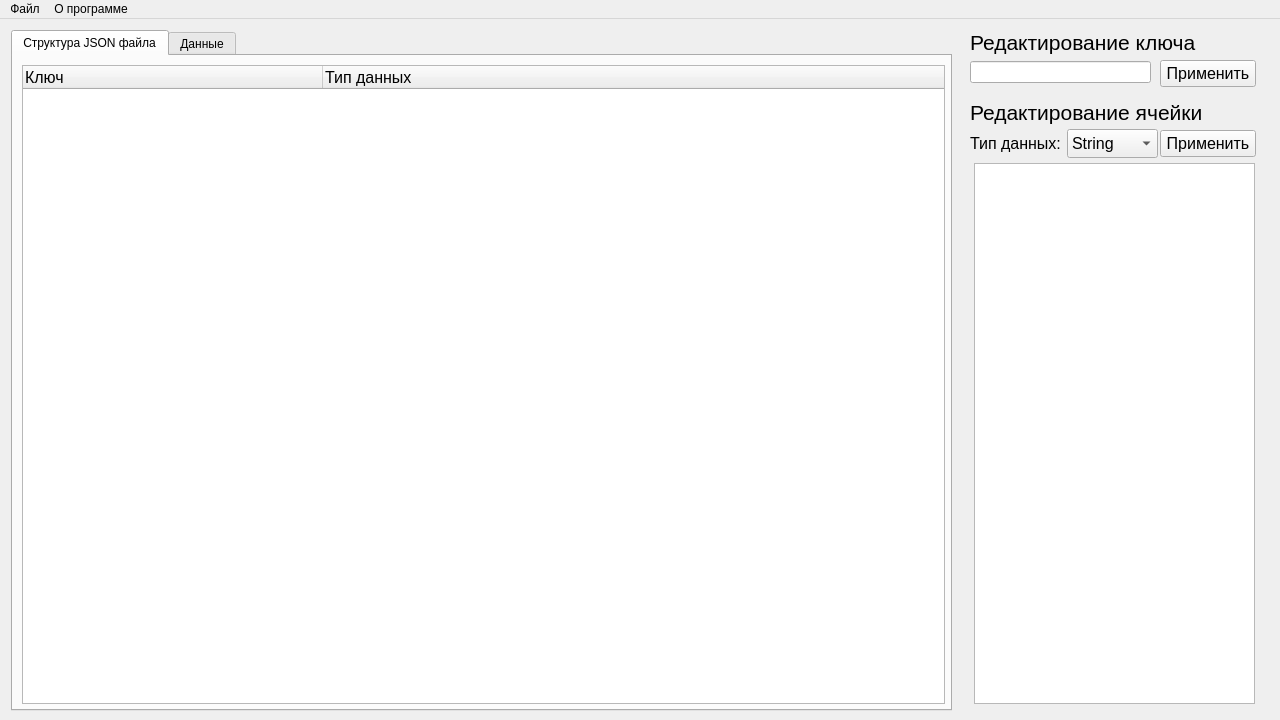
<?xml version="1.0" encoding="UTF-8"?>
<ui version="4.0">
 <class>MainWindow</class>
 <widget class="QMainWindow" name="MainWindow">
  <property name="geometry">
   <rect>
    <x>0</x>
    <y>0</y>
    <width>1280</width>
    <height>720</height>
   </rect>
  </property>
  <property name="windowTitle">
   <string>JSON GUI</string>
  </property>
  <widget class="QWidget" name="centralwidget">
   <widget class="QWidget" name="horizontalLayoutWidget">
    <property name="geometry">
     <rect>
      <x>970</x>
      <y>10</y>
      <width>281</width>
      <height>26</height>
     </rect>
    </property>
    <layout class="QHBoxLayout" name="horizontalLayout_13">
     <item>
      <widget class="QLabel" name="label_3">
       <property name="font">
        <font>
         <pointsize>16</pointsize>
        </font>
       </property>
       <property name="text">
        <string>Редактирование ключа</string>
       </property>
      </widget>
     </item>
    </layout>
   </widget>
   <widget class="QWidget" name="">
    <property name="geometry">
     <rect>
      <x>970</x>
      <y>110</y>
      <width>188</width>
      <height>29</height>
     </rect>
    </property>
    <layout class="QHBoxLayout" name="horizontalLayout_4">
     <property name="spacing">
      <number>5</number>
     </property>
     <item>
      <widget class="QLabel" name="label_2">
       <property name="sizePolicy">
        <sizepolicy hsizetype="Preferred" vsizetype="Preferred">
         <horstretch>0</horstretch>
         <verstretch>0</verstretch>
        </sizepolicy>
       </property>
       <property name="font">
        <font>
         <pointsize>12</pointsize>
        </font>
       </property>
       <property name="text">
        <string>Тип данных:</string>
       </property>
      </widget>
     </item>
     <item>
      <widget class="QComboBox" name="data_type">
       <property name="sizePolicy">
        <sizepolicy hsizetype="Preferred" vsizetype="Preferred">
         <horstretch>0</horstretch>
         <verstretch>0</verstretch>
        </sizepolicy>
       </property>
       <property name="font">
        <font>
         <pointsize>12</pointsize>
        </font>
       </property>
       <property name="frame">
        <bool>true</bool>
       </property>
       <item>
        <property name="text">
         <string>String</string>
        </property>
       </item>
       <item>
        <property name="text">
         <string>Number</string>
        </property>
       </item>
       <item>
        <property name="text">
         <string>Object</string>
        </property>
       </item>
       <item>
        <property name="text">
         <string>Array</string>
        </property>
       </item>
       <item>
        <property name="text">
         <string>Boolean</string>
        </property>
       </item>
       <item>
        <property name="text">
         <string>Null</string>
        </property>
       </item>
      </widget>
     </item>
    </layout>
   </widget>
   <widget class="QWidget" name="horizontalLayoutWidget_2">
    <property name="geometry">
     <rect>
      <x>970</x>
      <y>40</y>
      <width>181</width>
      <height>27</height>
     </rect>
    </property>
    <layout class="QHBoxLayout" name="horizontalLayout_14">
     <item>
      <widget class="QLineEdit" name="key_editing"/>
     </item>
    </layout>
   </widget>
   <widget class="QWidget" name="verticalLayoutWidget">
    <property name="geometry">
     <rect>
      <x>1160</x>
      <y>40</y>
      <width>96</width>
      <height>29</height>
     </rect>
    </property>
    <layout class="QVBoxLayout" name="verticalLayout">
     <item>
      <widget class="QPushButton" name="apply_key_button">
       <property name="font">
        <font>
         <pointsize>12</pointsize>
        </font>
       </property>
       <property name="text">
        <string>Применить</string>
       </property>
      </widget>
     </item>
    </layout>
   </widget>
   <widget class="QWidget" name="">
    <property name="geometry">
     <rect>
      <x>970</x>
      <y>80</y>
      <width>291</width>
      <height>26</height>
     </rect>
    </property>
    <layout class="QHBoxLayout" name="horizontalLayout_3">
     <property name="spacing">
      <number>0</number>
     </property>
     <item>
      <widget class="QLabel" name="label">
       <property name="sizePolicy">
        <sizepolicy hsizetype="Preferred" vsizetype="Preferred">
         <horstretch>0</horstretch>
         <verstretch>0</verstretch>
        </sizepolicy>
       </property>
       <property name="font">
        <font>
         <pointsize>16</pointsize>
        </font>
       </property>
       <property name="text">
        <string>Редактирование ячейки</string>
       </property>
      </widget>
     </item>
    </layout>
   </widget>
   <widget class="QWidget" name="">
    <property name="geometry">
     <rect>
      <x>1160</x>
      <y>110</y>
      <width>96</width>
      <height>29</height>
     </rect>
    </property>
    <layout class="QHBoxLayout" name="horizontalLayout_6">
     <property name="spacing">
      <number>0</number>
     </property>
     <item>
      <widget class="QPushButton" name="apply_button">
       <property name="sizePolicy">
        <sizepolicy hsizetype="Minimum" vsizetype="Fixed">
         <horstretch>0</horstretch>
         <verstretch>0</verstretch>
        </sizepolicy>
       </property>
       <property name="font">
        <font>
         <pointsize>12</pointsize>
        </font>
       </property>
       <property name="text">
        <string>Применить</string>
       </property>
      </widget>
     </item>
    </layout>
   </widget>
   <widget class="QWidget" name="">
    <property name="geometry">
     <rect>
      <x>974</x>
      <y>144</y>
      <width>281</width>
      <height>541</height>
     </rect>
    </property>
    <layout class="QGridLayout" name="gridLayout_4">
     <item row="0" column="0">
      <widget class="QTextEdit" name="cell_editing">
       <property name="sizePolicy">
        <sizepolicy hsizetype="Minimum" vsizetype="Expanding">
         <horstretch>0</horstretch>
         <verstretch>0</verstretch>
        </sizepolicy>
       </property>
      </widget>
     </item>
    </layout>
   </widget>
   <widget class="QTabWidget" name="tabWidget">
    <property name="geometry">
     <rect>
      <x>11</x>
      <y>11</y>
      <width>941</width>
      <height>681</height>
     </rect>
    </property>
    <property name="sizePolicy">
     <sizepolicy hsizetype="Preferred" vsizetype="Preferred">
      <horstretch>0</horstretch>
      <verstretch>0</verstretch>
     </sizepolicy>
    </property>
    <property name="currentIndex">
     <number>0</number>
    </property>
    <widget class="QWidget" name="json_struct">
     <attribute name="title">
      <string>Структура JSON файла</string>
     </attribute>
     <layout class="QGridLayout" name="gridLayout" rowstretch="0">
      <property name="rightMargin">
       <number>5</number>
      </property>
      <property name="bottomMargin">
       <number>5</number>
      </property>
      <property name="spacing">
       <number>5</number>
      </property>
      <item row="0" column="0">
       <layout class="QGridLayout" name="gridLayout_2">
        <property name="spacing">
         <number>0</number>
        </property>
        <item row="0" column="0">
         <widget class="QTreeWidget" name="tree">
          <property name="sizePolicy">
           <sizepolicy hsizetype="Preferred" vsizetype="Preferred">
            <horstretch>0</horstretch>
            <verstretch>0</verstretch>
           </sizepolicy>
          </property>
          <property name="font">
           <font>
            <pointsize>12</pointsize>
           </font>
          </property>
          <property name="columnCount">
           <number>2</number>
          </property>
          <attribute name="headerMinimumSectionSize">
           <number>80</number>
          </attribute>
          <attribute name="headerDefaultSectionSize">
           <number>300</number>
          </attribute>
          <column>
           <property name="text">
            <string>Ключ</string>
           </property>
          </column>
          <column>
           <property name="text">
            <string>Тип данных</string>
           </property>
          </column>
         </widget>
        </item>
       </layout>
      </item>
     </layout>
    </widget>
    <widget class="QWidget" name="data">
     <attribute name="title">
      <string>Данные</string>
     </attribute>
     <layout class="QGridLayout" name="gridLayout_7" rowstretch="1,18,1" columnstretch="0,0,0,0,0">
      <property name="topMargin">
       <number>5</number>
      </property>
      <property name="rightMargin">
       <number>5</number>
      </property>
      <property name="bottomMargin">
       <number>5</number>
      </property>
      <property name="spacing">
       <number>5</number>
      </property>
      <item row="1" column="0" colspan="5">
       <layout class="QGridLayout" name="gridLayout_5">
        <item row="0" column="0">
         <widget class="QTableWidget" name="table">
          <property name="sizePolicy">
           <sizepolicy hsizetype="Preferred" vsizetype="Preferred">
            <horstretch>0</horstretch>
            <verstretch>0</verstretch>
           </sizepolicy>
          </property>
         </widget>
        </item>
       </layout>
      </item>
      <item row="2" column="0">
       <layout class="QHBoxLayout" name="horizontalLayout_9">
        <item>
         <widget class="QPushButton" name="go_to_button">
          <property name="sizePolicy">
           <sizepolicy hsizetype="Preferred" vsizetype="Preferred">
            <horstretch>0</horstretch>
            <verstretch>0</verstretch>
           </sizepolicy>
          </property>
          <property name="font">
           <font>
            <pointsize>12</pointsize>
           </font>
          </property>
          <property name="text">
           <string>Перейти к:</string>
          </property>
         </widget>
        </item>
       </layout>
      </item>
      <item row="0" column="0">
       <layout class="QHBoxLayout" name="horizontalLayout">
        <item>
         <widget class="QPushButton" name="add_entry">
          <property name="sizePolicy">
           <sizepolicy hsizetype="Preferred" vsizetype="Preferred">
            <horstretch>0</horstretch>
            <verstretch>0</verstretch>
           </sizepolicy>
          </property>
          <property name="font">
           <font>
            <pointsize>12</pointsize>
           </font>
          </property>
          <property name="text">
           <string>Добавить запись</string>
          </property>
         </widget>
        </item>
       </layout>
      </item>
      <item row="0" column="1">
       <layout class="QHBoxLayout" name="horizontalLayout_7">
        <item>
         <widget class="QPushButton" name="add_col">
          <property name="sizePolicy">
           <sizepolicy hsizetype="Preferred" vsizetype="Preferred">
            <horstretch>0</horstretch>
            <verstretch>0</verstretch>
           </sizepolicy>
          </property>
          <property name="font">
           <font>
            <pointsize>12</pointsize>
           </font>
          </property>
          <property name="text">
           <string>Добавить поле</string>
          </property>
         </widget>
        </item>
       </layout>
      </item>
      <item row="0" column="2">
       <layout class="QHBoxLayout" name="horizontalLayout_2">
        <item>
         <widget class="QPushButton" name="delete_entry">
          <property name="sizePolicy">
           <sizepolicy hsizetype="Preferred" vsizetype="Preferred">
            <horstretch>0</horstretch>
            <verstretch>0</verstretch>
           </sizepolicy>
          </property>
          <property name="font">
           <font>
            <pointsize>12</pointsize>
           </font>
          </property>
          <property name="text">
           <string>Удалить запись</string>
          </property>
         </widget>
        </item>
       </layout>
      </item>
      <item row="0" column="3">
       <layout class="QHBoxLayout" name="horizontalLayout_8">
        <item>
         <widget class="QPushButton" name="delete_col">
          <property name="sizePolicy">
           <sizepolicy hsizetype="Preferred" vsizetype="Preferred">
            <horstretch>0</horstretch>
            <verstretch>0</verstretch>
           </sizepolicy>
          </property>
          <property name="font">
           <font>
            <pointsize>12</pointsize>
           </font>
          </property>
          <property name="text">
           <string>Удалить поле</string>
          </property>
         </widget>
        </item>
       </layout>
      </item>
      <item row="2" column="1" colspan="2">
       <layout class="QHBoxLayout" name="horizontalLayout_10">
        <item>
         <widget class="QLineEdit" name="searched_entry">
          <property name="sizePolicy">
           <sizepolicy hsizetype="Preferred" vsizetype="Preferred">
            <horstretch>0</horstretch>
            <verstretch>0</verstretch>
           </sizepolicy>
          </property>
          <property name="font">
           <font>
            <pointsize>12</pointsize>
           </font>
          </property>
         </widget>
        </item>
       </layout>
      </item>
      <item row="2" column="4">
       <layout class="QHBoxLayout" name="horizontalLayout_11">
        <item>
         <widget class="QLabel" name="entry_number">
          <property name="sizePolicy">
           <sizepolicy hsizetype="Preferred" vsizetype="Preferred">
            <horstretch>0</horstretch>
            <verstretch>0</verstretch>
           </sizepolicy>
          </property>
          <property name="font">
           <font>
            <pointsize>12</pointsize>
           </font>
          </property>
          <property name="text">
           <string>Запись</string>
          </property>
         </widget>
        </item>
       </layout>
      </item>
     </layout>
    </widget>
   </widget>
  </widget>
  <widget class="QMenuBar" name="menubar">
   <property name="geometry">
    <rect>
     <x>0</x>
     <y>0</y>
     <width>1280</width>
     <height>22</height>
    </rect>
   </property>
   <widget class="QMenu" name="file">
    <property name="title">
     <string>Файл</string>
    </property>
    <addaction name="new_file"/>
    <addaction name="open_file"/>
    <addaction name="save_file"/>
    <addaction name="close_file"/>
    <addaction name="separator"/>
    <addaction name="undo"/>
    <addaction name="redo"/>
    <addaction name="separator"/>
    <addaction name="exit"/>
   </widget>
   <widget class="QMenu" name="about_program">
    <property name="title">
     <string>О программе</string>
    </property>
   </widget>
   <addaction name="file"/>
   <addaction name="about_program"/>
  </widget>
  <action name="new_file">
   <property name="text">
    <string>Новый JSON файл</string>
   </property>
  </action>
  <action name="open_file">
   <property name="text">
    <string>Открыть</string>
   </property>
  </action>
  <action name="save_file">
   <property name="text">
    <string>Сохранить</string>
   </property>
  </action>
  <action name="close_file">
   <property name="text">
    <string>Закрыть файл</string>
   </property>
  </action>
  <action name="undo">
   <property name="text">
    <string>Отменить</string>
   </property>
  </action>
  <action name="redo">
   <property name="text">
    <string>Вернуть</string>
   </property>
  </action>
  <action name="exit">
   <property name="text">
    <string>Выход</string>
   </property>
  </action>
 </widget>
 <resources/>
 <connections/>
</ui>
